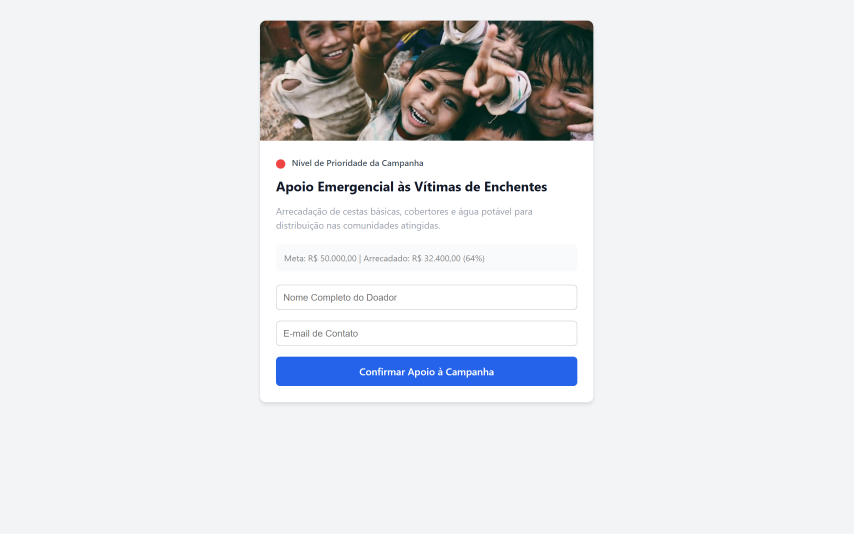
#> input picture evidencias/base_normal.png, 2560 x 1600 px (shown at 1/3 size)
$ python build_evidence_2.py
#> lines starting #> are read from the running program, lines starting #| are printed output that depends on the picture
import os
from PIL import Image, ImageDraw, ImageFont

def create_font(size, bold=False):
    try:
        font_name = "arialbd.ttf" if bold else "arial.ttf"
        return ImageFont.truetype(font_name, size)
    except IOError:
        return ImageFont.load_default()

def generate_evidence_2():
    base_normal_path = "evidencias/base_normal.png"
    img_normal = Image.open(base_normal_path)
#> img_normal is the input picture: PIL image 2560x1600 RGB; mean R, G, B 227.9, 229.1, 232.2

    W, H = 1600, 1050
    canvas = Image.new("RGB", (W, H), "#1e1e1e")
#> canvas: PIL image 1600x1050 RGB; every value is 30
    draw = ImageDraw.Draw(canvas)

    font_title = create_font(22, bold=True)
    font_sub = create_font(15, bold=True)
    font_body = create_font(13, bold=False)
    font_large_num = create_font(28, bold=True)

    # Header
    draw.rectangle([0, 0, W, 45], fill="#2d2d2d")
    draw.ellipse([15, 16, 27, 28], fill="#ff5f56")
    draw.ellipse([35, 16, 47, 28], fill="#ffbd2e")
    draw.ellipse([55, 16, 67, 28], fill="#27c93f")
    draw.rectangle([100, 10, 1000, 35], fill="#1e1e1e", outline="#3c3c3c")
    draw.text((115, 14), "chrome://devtools/elements - Hub Solidário (Inspeção de Contraste)", fill="#cccccc", font=font_body)
    draw.text((1100, 13), "DevTools > Styles > Color Picker", fill="#3b82f6", font=font_sub)

    # Left Side: Browser view with Inspected Element Highlight
    web_w, web_h = 920, 720
    img_cropped = img_normal.crop((200, 0, 1080, 800)).resize((web_w, web_h))
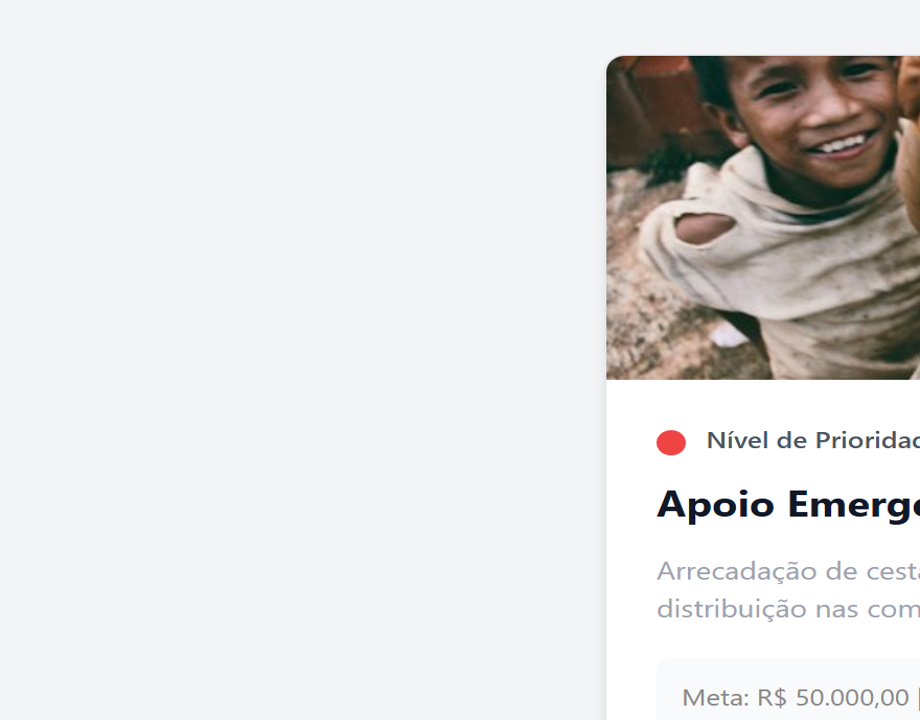
#> img_cropped: PIL image 920x720 RGB; mean R, G, B 225.4, 223.9, 223.5
    canvas.paste(img_cropped, (20, 60))
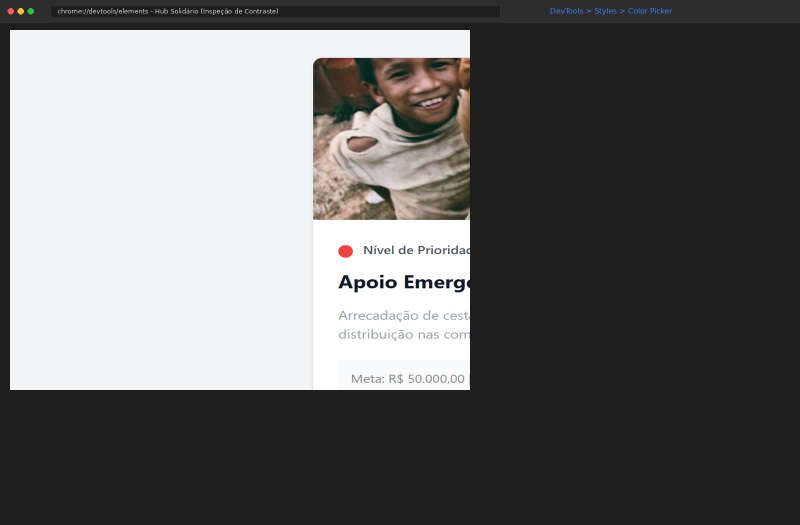
#> canvas: PIL image 1600x1050 RGB (shown at 1/2 size); mean R, G, B 107.7, 107.1, 107

    # Draw Element Inspection overlay on .descricao-campanha
    draw.rectangle([140, 290, 820, 350], outline="#3b82f6", fill="#3b82f622", width=3)
    draw.rectangle([140, 260, 480, 290], fill="#3b82f6")
    draw.text((148, 266), "p.descricao-campanha | 460 x 42 | color: #9ca3af", fill="#ffffff", font=font_sub)

    # Secondary inspection outline on .meta-arrecadacao
    draw.rectangle([140, 360, 820, 410], outline="#f59e0b", width=2)
    draw.text((148, 415), "⚠️ .meta-arrecadacao | color: #888888 | Contraste: 3.5:1 (Reprovado)", fill="#f59e0b", font=font_body)

    # Right Side: DevTools Styles Panel & Color Picker
    dev_x = 960
    dev_w = 620
    draw.rectangle([dev_x, 60, dev_x + dev_w, 780], fill="#252526", outline="#3c3c3c", width=1)

    # DevTools Tab Header
    draw.rectangle([dev_x, 60, dev_x + dev_w, 95], fill="#2d2d2d")
    draw.rectangle([dev_x + 10, 60, dev_x + 90, 95], fill="#252526")
    draw.text((dev_x + 20, 70), "Styles", fill="#3b82f6", font=font_sub)
    draw.text((dev_x + 100, 70), "Computed", fill="#888888", font=font_sub)
    draw.text((dev_x + 200, 70), "Accessibility", fill="#888888", font=font_sub)

    # CSS Rule Box in Styles
    y = 105
    draw.rectangle([dev_x + 15, y, dev_x + 605, y + 130], fill="#1e1e1e", outline="#3c3c3c")
    draw.text((dev_x + 25, y + 10), ".descricao-campanha {", fill="#e5c07b", font=font_sub)

    # Highlight color property
    draw.rectangle([dev_x + 40, y + 35, dev_x + 350, y + 65], fill="#3b82f633")
    draw.rectangle([dev_x + 45, y + 42, dev_x + 60, y + 57], fill="#9ca3af", outline="#ffffff")
    draw.text((dev_x + 70, y + 40), "color: #9ca3af;", fill="#ef596f", font=font_sub)
    draw.text((dev_x + 200, y + 40), "/* Baixo Contraste */", fill="#7f848e", font=font_body)

    draw.text((dev_x + 45, y + 70), "font-size: 14px;", fill="#d19a66", font=font_body)
    draw.text((dev_x + 45, y + 95), "line-height: 1.5;", fill="#d19a66", font=font_body)
    draw.text((dev_x + 25, y + 112), "}", fill="#e5c07b", font=font_sub)

    # EXPANDED COLOR PICKER WIDGET (INSPECTOR)
    cp_y = y + 145
    draw.rectangle([dev_x + 30, cp_y, dev_x + 590, cp_y + 450], fill="#282c34", outline="#3b82f6", width=2)

    # Spectrum Box Mock
    draw.rectangle([dev_x + 50, cp_y + 20, dev_x + 570, cp_y + 160], fill="#808080", outline="#5c6370")
    # Spectrum lines for WCAG AA and AAA limits
    draw.line([(dev_x + 50, cp_y + 90), (dev_x + 570, cp_y + 110)], fill="#ffffff", width=2)
    draw.text((dev_x + 60, cp_y + 70), "--- Linha de Limite WCAG AA (4.5:1)", fill="#ffffff", font=font_body)

    # Color Picker Data Section
    py = cp_y + 175
    draw.rectangle([dev_x + 50, py, dev_x + 80, py + 30], fill="#9ca3af", outline="#ffffff", width=2)
    draw.text((dev_x + 95, py + 5), "HEX: #9ca3af", fill="#ffffff", font=font_sub)
    draw.text((dev_x + 250, py + 5), "Fundo: #ffffff", fill="#abb2bf", font=font_body)

    # Contrast Ratio Panel inside DevTools Color Picker
    py += 45
    draw.rectangle([dev_x + 50, py, dev_x + 570, py + 140], fill="#1e222b", outline="#ef4444", width=2)

    draw.text((dev_x + 70, py + 15), "Contrast ratio:", fill="#ffffff", font=font_sub)
    draw.text((dev_x + 210, py + 10), "2.40 : 1", fill="#f87171", font=font_large_num)
    draw.rectangle([dev_x + 380, py + 12, dev_x + 550, py + 38], fill="#991b1b")
    draw.text((dev_x + 390, py + 16), "❌ REPROVADO (AA)", fill="#ffffff", font=font_sub)

    # WCAG Threshold Indicators
    draw.text((dev_x + 70, py + 55), "✔ WCAG AA (mínimo 4.5:1):", fill="#abb2bf", font=font_body)
    draw.text((dev_x + 320, py + 55), "4.5 : 1 (Texto Normal)", fill="#ef4444", font=font_sub)

    draw.text((dev_x + 70, py + 80), "✔ WCAG AAA (mínimo 7.0:1):", fill="#abb2bf", font=font_body)
    draw.text((dev_x + 320, py + 80), "7.0 : 1 (Texto Normal)", fill="#ef4444", font=font_sub)

    draw.text((dev_x + 70, py + 110), "💡 Sugestão de Ajuste Rápido: #4b5563 (Razão: 7.12 : 1 AA / AAA)", fill="#60a5fa", font=font_body)

    # Footer Callout Banner
    draw.rectangle([20, 800, W - 20, 1020], fill="#111827", outline="#ef4444", width=2)
    draw.text((40, 815), "EVIDÊNCIA 2: INSPEÇÃO DE CONTRASTE DE CORES COM COLOR PICKER (DEVTOOLS > STYLES)", fill="#f87171", font=font_title)

    diag_text = (
        "• Diagnóstico DevTools: No seletor de cores da propriedade 'color', a ferramenta calcula automaticamente o Contrast Ratio.\n"
        "• Elemento Inspecionado 1: '.descricao-campanha' (#9ca3af sobre #ffffff) = Taxa 2.40:1 (Exige 4.5:1 no Nível AA) ❌ Reprovado.\n"
        "• Elemento Inspecionado 2: '.meta-arrecadacao' (#888888 sobre #f9fafb) = Taxa 3.50:1 (Exige 4.5:1 no Nível AA) ❌ Reprovado.\n"
        "• Correção Necessária: Substituir #9ca3af por #374151 (Contraste 7.0:1) para conformidade total com o Critério WCAG 1.4.3."
    )
    draw.text((40, 855), diag_text, fill="#e5e7eb", font=font_body, spacing=6)

    canvas.save("evidencias/evidencia_2_taxa_contraste.png")
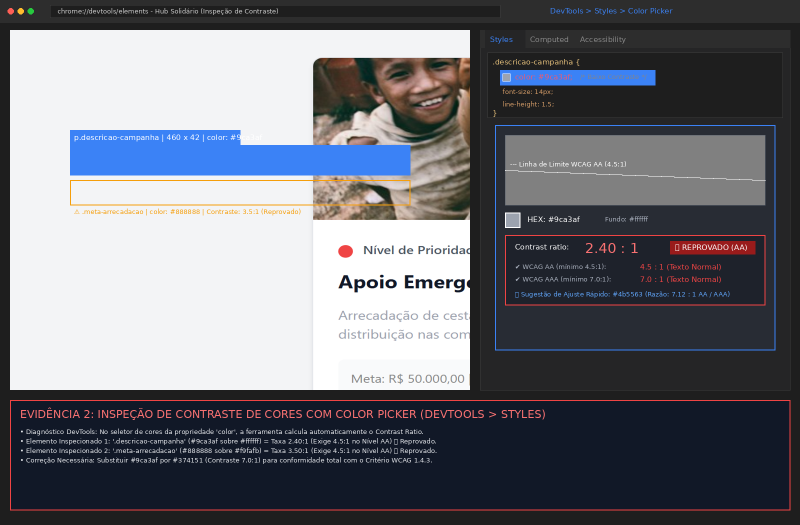
#> saved as evidencia_2_taxa_contraste.png: PIL image 1600x1050 RGB (shown at 1/2 size); mean R, G, B 109.7, 111.6, 119.4
    canvas.save("C:/Users/Roky/.gemini/antigravity-ide/brain/27733ffa-7ce1-4599-9a0b-bb8613b2e934/evidencia_2_taxa_contraste.png")
    print("Evidência 2 gerada com sucesso!")

generate_evidence_2()
